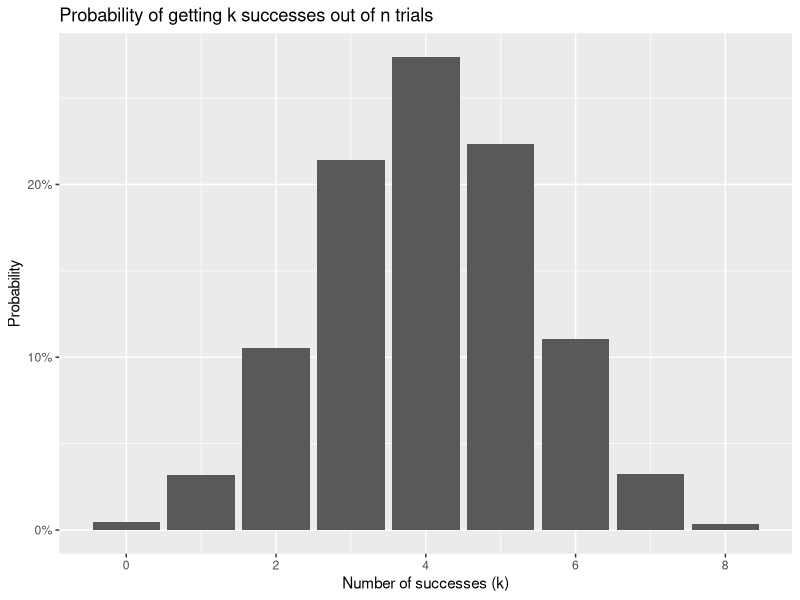

The R script that drew this image:
## ---- chunk 1
#| label: setup
#| echo: false

library(tibble)
library(ggplot2)
## ---- chunk 2
#| label: lady-data

# create the raw data: truth vs. lady's guesses

df <- tibble(
  truth = c(0, 0, 0, 0, 1, 1, 1, 1),
  guess = c(0, 0, 0, 0, 1, 1, 1, 1)
)

# derive whether each guess was correct

df$correct <- df$truth == df$guess

# get the number of correct guesses

sum(df$correct)
## ---- chunk 3
#| label: lady-7-correct

# simulate number of successes when guessing randomly, 1000 times

trials <- rbinom(1e4, 8, .5)

# derive probability of getting exactly 7 correct

sum(trials == 7) / length(trials)

# make a plot of those probabilities

pl <- tibble(
  n_success = 0:8,
  pr_sim = c(
    sum(trials == 0) / length(trials),
    sum(trials == 1) / length(trials),
    sum(trials == 2) / length(trials),
    sum(trials == 3) / length(trials),
    sum(trials == 4) / length(trials),
    sum(trials == 5) / length(trials),
    sum(trials == 6) / length(trials),
    sum(trials == 7) / length(trials),
    sum(trials == 8) / length(trials)
  )
)

ggplot(pl, aes(x = n_success, y = pr_sim)) +
  geom_col() +
  scale_y_continuous(labels = scales::percent_format()) +
  labs(
    title = "Probability of getting k successes out of n trials",
    x = "Number of successes (k)",
    y = "Probability"
  )
## ---- chunk 4
#| label: use-binomial-formula

# probability of getting exactly 7 correct using the formula

dbinom(x = 7, size = 8, prob = 0.5)

pl$pr_real <- dbinom(x = pl$n_success, size = 8, prob = 0.5)

# let's look at the data to compare the simulation and the real probabilities

pl
## ---- chunk 5
#| label: p-value-7-correct

# probability of getting at least 7 correct

# it's Pr(7 correct) + Pr(8 correct)

pl$pr_real[pl$n_success == 7] + pl$pr_real[pl$n_success == 8]

# or, more compactly:

sum(pl$pr_real[pl$n_success >= 7])
## ---- chunk 6
#| label: two-sided-p-value-7-correct

# probability of getting 0, 1, 7, or 8 correct

sum(pl$pr_real[pl$n_success %in% c(0, 1, 7, 8)])
